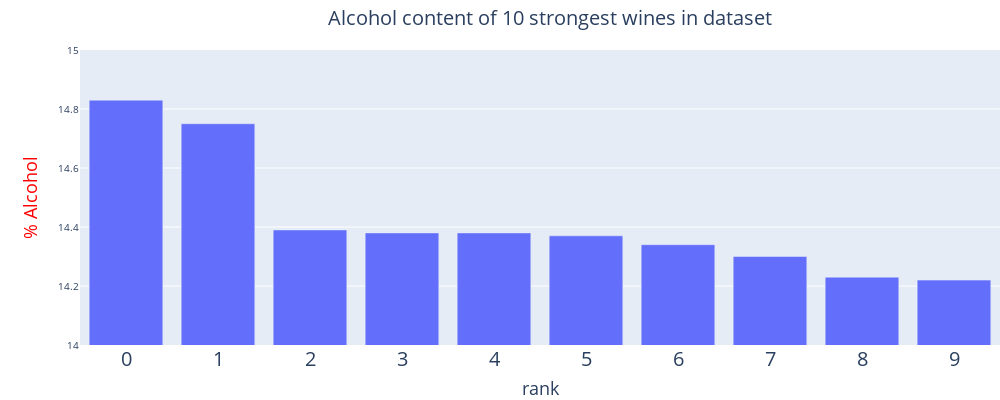

Notebook source saved alongside this figure:
### Markdown cell above
<h3> Axis customisation </h3>

### Code cell
wine_layout = go.Layout(
    xaxis=dict(
        title='rank', title_font=dict(size=18,),
        tickmode = 'linear', tick0 = 1, dtick = 1,
        tickfont=dict(size=20,),
    ),
    
    yaxis=dict(
        title=dict(
            text='% Alcohol', font=dict(size=18, color='red')
        ),
        range=[14, 15]
    )
)

_ = wine_fig.update_layout(wine_layout)

wine_fig.show()

### Figure 1 — Plotly figure (JSON) as saved in the notebook; plotly's stock layout.template omitted (floating-point values rounded to 4 significant figures)
{"data": [{"type": "bar", "y": [14.83, 14.75, 14.39, 14.38, 14.38, 14.37, 14.34, 14.3, 14.23, 14.22]}], "layout": {"font": {"size": 10}, "height": 400, "margin": {"b": 0, "l": 80, "r": 0, "t": 50}, "title": {"font": {"size": 20}, "text": "Alcohol content of 10 strongest wines in dataset", "x": 0.55}, "width": 1000, "xaxis": {"autorange": true, "dtick": 1, "range": [-0.5, 9.5], "tick0": 1, "tickfont": {"size": 20}, "tickmode": "linear", "title": {"font": {"size": 18}, "text": "rank"}}, "yaxis": {"range": [14, 15], "title": {"font": {"color": "red", "size": 18}, "text": "% Alcohol"}, "type": "linear"}}}
